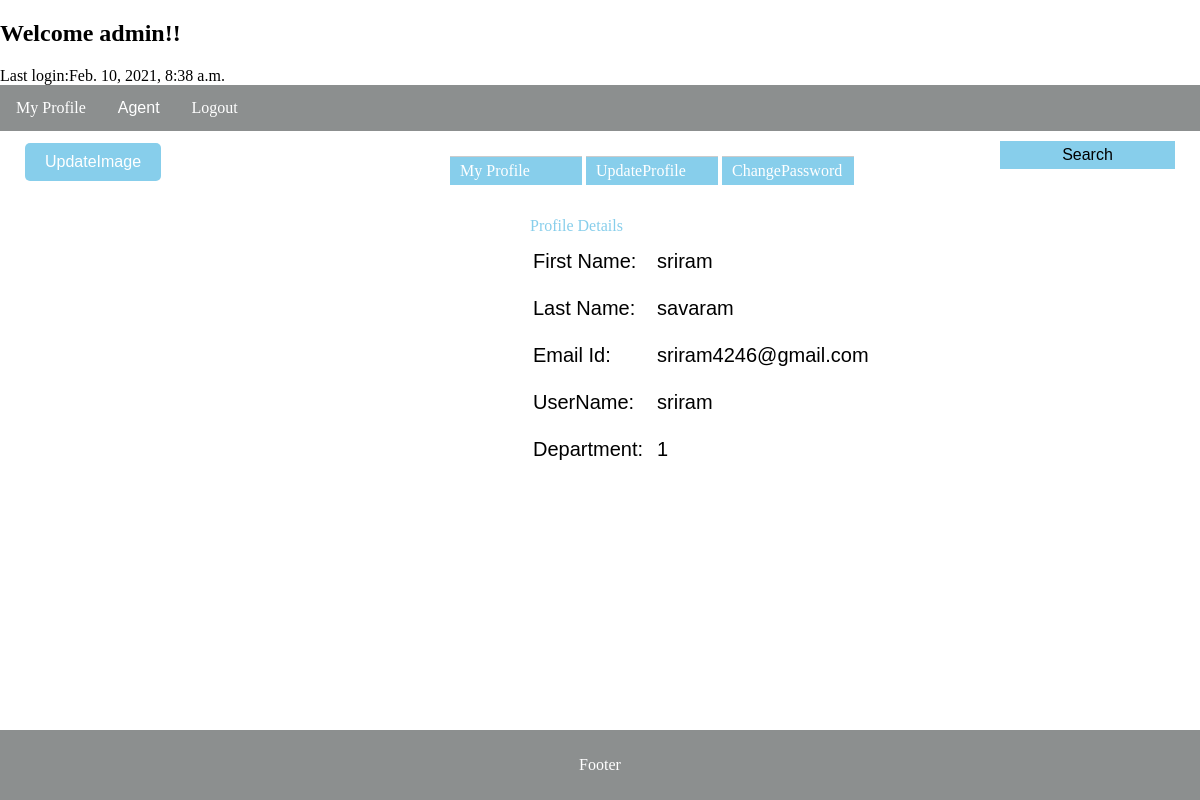
The app's page /agent/agentProfile/ (signed in) with its own data.
### agent/models.py (models this page shows, shortened)
class AgentTable(models.Model):
    id = models.AutoField(auto_created=True, primary_key=True)
    firstName = models.CharField(max_length=8, default="")
    lastName = models.CharField(max_length=30)
    username = models.CharField(max_length=20, unique=True, null=False)
    password = models.CharField(max_length=20, null=False)
    dept = models.CharField(max_length=30, blank=True, null=True)
    created_date = models.DateTimeField(default=timezone.now)
    email = models.EmailField(max_length=20, unique=True, default="", null=False)
    image = models.ImageField(blank=True, null=True, default='0')
    updated_date = models.DateTimeField(auto_now=True)
    created_by = models.CharField(max_length=30, null=True)
    count = models.IntegerField(blank=True, default=0)
    usertype = models.CharField(max_length=30,default='')

### agent/views.py (the view)
# urls.py: path('agentProfile/', views.agentDetails, name="profile-page"),
def agentDetails(request):
    usertype = request.session["usertype"]
    if request.method == 'GET':
        myId = request.session['id']
        agent_detail_obj = getLoggedInUserObject(myId)
        last_login = getLastLoginTime(request.session["id"])
        return render(request, 'agentDetails.html', {"agentProfile": agent_detail_obj,"usertype":usertype, "msg": "MY Image","last_login":last_login})

### agent/DButils.py (called while the page is built)
def getLastLoginTime(sessionId):
    loginTimeList = []
    log_obj = LogTable.objects.filter(sessionId=sessionId).values_list('loginTime', flat=True)
    if log_obj:
        for last_login_time in log_obj:
            loginTimeList.append(last_login_time)
        loginTimeList.sort(reverse=True)
        if len(loginTimeList) >= 2:
            return loginTimeList[1]
        else:
            return loginTimeList[0]
    else:
        return datetime.datetime.now()

def getLoggedInUserObject(myId):
    return AgentTable.objects.get(id=myId)

### agent/templates/agentDetails.html (shortened to what this page needs)
<!DOCTYPE html>
<html lang="en">
<head>
    {% load static %}
	<link rel="stylesheet" type="text/css" href="{% static 'css/profiledetails.css' %}">
    <link rel="stylesheet" type="text/css" href="{% static 'css/imageUpload.css' %}">
</head>
<body>
        <div class="header">
            <h2 class="welcome">Welcome {{request.session.firstName}}!! </h2>
            <span>Last login:{{last_login}}</span>
        </div>
        <div class="topnav">
               <a href="/agent/agentProfile/">My Profile</a>
                   <div class="dropdown">
                      <button class="dropbtn">Agent</button>
                   </div>
                        <a href="/agent/agentLogout/">Logout</a>
        </div>
        {% block code %}
      <div class="row">
          <div class="column side left">
             <div class="field-update" >
                <input type="submit" value="UpdateImage"  onclick="myImageUpload()" id="updateImage-btn" class="updateImage-btn" style="display:block"/>
             </div>
          </div>
        <div class="column middle">
             <div id='tabs-container'>
                <ul class='tabs-buttons'>
                    <td>
                        <li><a href="#profile-details" id='tab1-profile-details'>My Profile</a></li>
                    </td>
                    <td>
                        <li><a href="#tab2-update" id='tab2-updateProfile'>UpdateProfile</a></li>
                    </td>
                    <td>
                        <li><a href="#tab3-change" id='tab3-changePassword'>ChangePassword</a></li>
                    </td>
                </ul>
            </div>
            <div id="profile-details" style="display:block" class="profile-details-container">
                <table id="agent-details-table">
                    <tr>
                    <caption>Profile Details</caption>
                    </tr>
                    <tr>
                        <td>
                          <label>First Name:</label>
                        </td>
                        <td>
                            <div class="field">
                            {{agentProfile.firstName}}
                            </div>
                        </td>
                    </tr>
                    <tr>
                        <td>
                            <label> Last Name:</label>
                        </td>
                        <td>
                            <div class="field">
                                   {{agentProfile.lastName}}
                            </div>
                        </td>
                    </tr>
                     <tr>
                        <td>
                           <label>Email Id:</label>
                        </td>
                        <td>
                             <div class="field">
                                    {{agentProfile.email}}
                             </div>
                        </td>
                     </tr>
                     <tr>
                        <td>
                           <label>UserName:</label>
                        </td>
                        <td>
                            <div class="field">
                          {{agentProfile.username}}
                            </div>
                        </td>
                     </tr>
                     <tr>
                       <td>
                             <label>Department:</label>
                       </td>
                        <td>
                            <div class="field">
                             {{agentProfile.dept}}
                            </div>
                        </td>
                     </tr>
                </table>
            </div>
             </div>
           <div class="search-dropdown">
              <button class="search-dropbtn"><font color="black">Search</font></button>
       </div>
        </div>
          <div class="column side">
          </div>
        {% endblock %}
</body>
        <div class="footer">
          <p>Footer</p>
        </div>
</html>

### static/css/profiledetails.css (style rules this page uses)
* { box-sizing: border-box; }
body { margin: 0; }
.header { text-align: left; }
.topnav { overflow: hidden; background-color: #8c8f8f; }
.topnav a { float: left; display: block; color: #ffffff; padding: 14px 16px; text-decoration: none; }
.column { float: left; padding: 10px; }
.column.side { width: 25%; }
.column.middle { width: 50%; }
.row:after { content: ""; display: table; clear: both; }
.footer { background-color:#8c8f8f; color:#ffffff; padding: 10px; text-align: center; position: fixed; left: 0; bottom: 0; width: 100%; bottom: 0; }
.dropdown { float: left; overflow: hidden; }
.dropdown .dropbtn { font-size: 16px; border: none; outline: none; color: #ffffff; padding: 14px 16px; background-color: inherit; font-family: arial; margin: 0; }
.search-dropdown { float: left; margin-left:100px; margin-top:10px; overflow: hidden; }
.search-dropdown .search-dropbtn { font-size: 16px; border: none; outline: none; color: #ffffff; padding: 5px 10px; background-color: #87ceeb; width:175px; font-family: arial; margin: 0; }
.updateImage-btn { background-color: #87ceeb; border: none; border-radius:5px; color: white; padding: 10px 20px; text-align: center; text-decoration: none; display: inline-block; font-size: 16px; margin: 2px 15px; cursor: pointer; }
.profile-details-container { width: 70%; height:80%; padding: 12px 20px; margin-left:150px; margin-top:20px; display: block; border-radius: 4px; box-sizing: border-box; border-radius: 5px; }
.field { padding: 10px; }
#agent-details-table { margin-left:50px; }
#agent-details-table td { col-span:2; font-family:arial; font-size:20px; margin-left:100px; }
#agent-details-table caption { font-family:font-family:Roboto; color:#87ceeb; text-align:left; }
ul.tabs-buttons { margin-left:0px; }
#tabs-container { margin-left:100px; }
#tab2-updateProfile { border-top: solid 1px #ccc; margin-top: -1px; }
#tab3-changePassword { border-top: solid 1px #ccc; margin-top: -1px; }
#tab1-profile-details { border-top: solid 1px #ccc; margin-top: -1px; }
ul.tabs-buttons li { list-style:none; display:inline; }
ul.tabs-buttons li a { width:30%; padding:5px 10px; display:inline-block; background:#87ceeb; color:#fff; text-decoration:none; }

### records on screen
AgentTable: firstName "sriram", lastName "savaram", email "sriram4246@gmail.com", username "sriram", dept "1"

### other values on screen
{{ request.session.firstName }} "admin"
{{ last_login }} "Feb. 10, 2021, 8:38 a.m."
